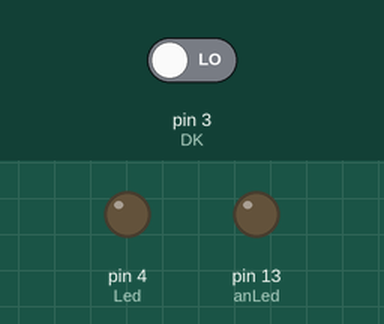
Recording of a sketch running on a simulated Arduino Uno, built with avr-gcc and run on an emulated ATmega328P. On the bench: output pins drawn as LEDs (lit = HIGH). The inputs (shaded band) are chosen by the test bench; at power-on: pin 3 (DK) LOW.

Above: at 1.2 s.
1.3 s: pin 3 (DK) driven HIGH
At 1.8 s:
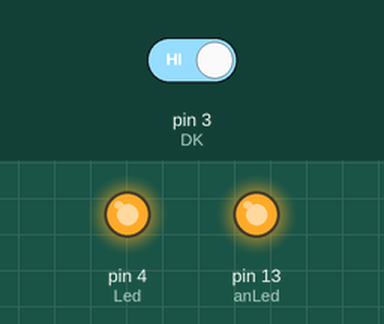
Timing chart, 0 to 4.3 s (numbered marks = the images above; inputs shaded):
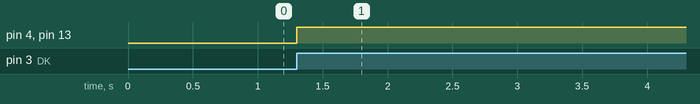

The sketch:

Interrupt.ino
```cpp
const int DK = 3;   // Drukknop op pin 3
const int Led = 4;  // LED op pin 4
const int anLed = 13;  // LED op pin 13

volatile bool ledState = false;                 // Huidige status van de LED
volatile unsigned long debounceStartReset = 0;  // Tijd voor debouncing
const unsigned long debounceDelay = 500;         // Debounce-tijd in milliseconden

void setup() {
  pinMode(DK, INPUT);    // Configureer buttonPin als ingang
  pinMode(Led, OUTPUT);  // Configureer ledPin als uitgang
   pinMode(anLed, OUTPUT);  // Configureer ledPin als uitgang

  attachInterrupt(digitalPinToInterrupt(DK), Interrupt, RISING);  // Koppel de interrupt-functie aan de opgaande flank van de drukknop
}

void loop() {
  // Doe hier andere taken die onafhankelijk zijn van de drukknopstatus
  Serial.println(millis());
  delay(1000);
}

void Interrupt() {
  // Lees de status van de drukknop
  int buttonState = digitalRead(DK);

  // Debounce de drukknop met millis
  if ((millis() - debounceStartReset) > debounceDelay) {
    // Wissel de status van de LED als de knop opgaand is
    if (buttonState == HIGH) {
      ledState = !ledState;

      // Schakel de LED in of uit op basis van de nieuwe status
      digitalWrite(Led, ledState);
      digitalWrite(anLed, ledState);
    }
    // Update de tijd van de laatste debouncing
    debounceStartReset = millis();
  }
}
```

Measured:
- after the input at 1.3 s, pin 4 (Led), pin 13 (anLed): LOW → HIGH at once
